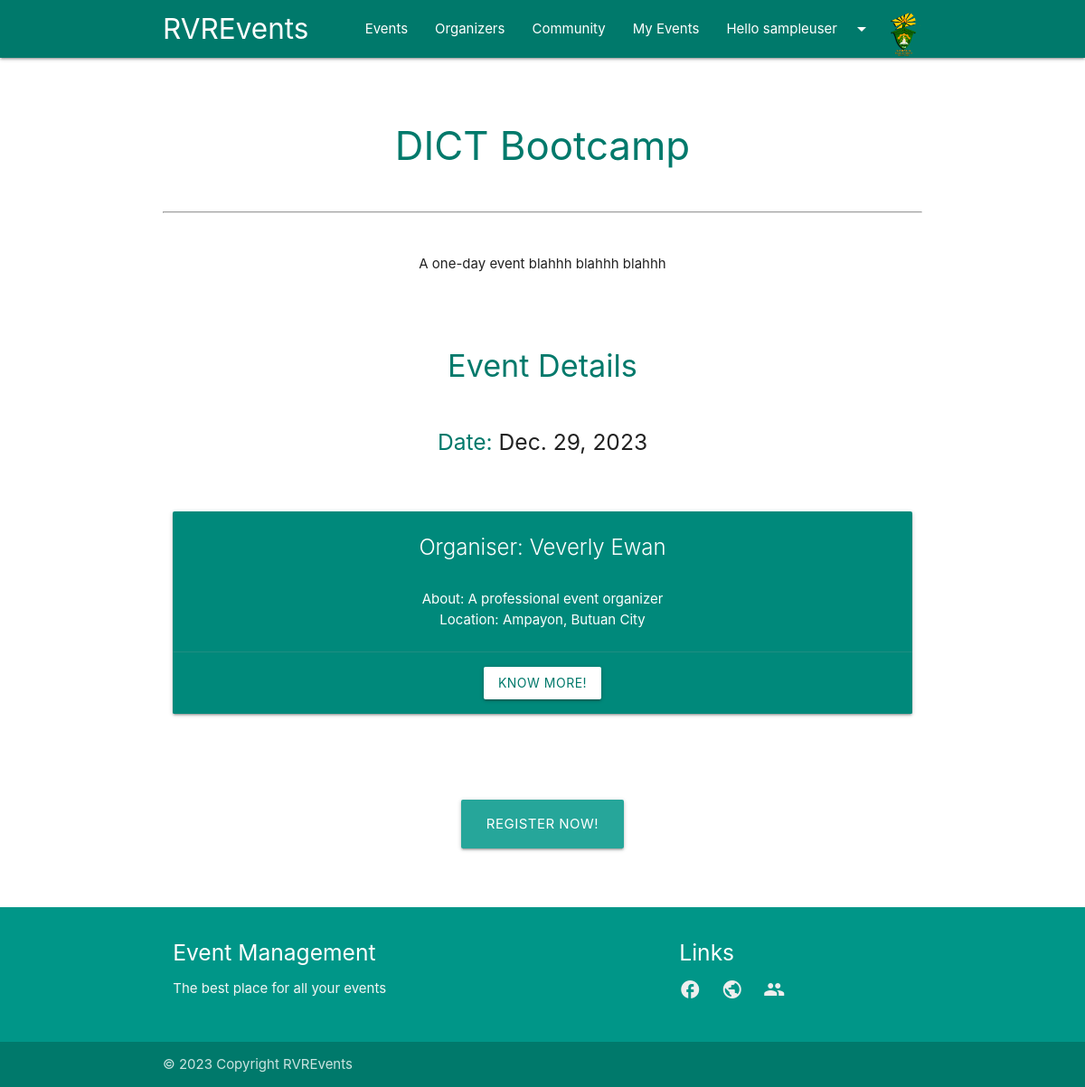
The app's page /view_event/3 (signed in) with its own data.
### ems/models.py (models this page shows, shortened)
class Participant(models.Model):
    GENDER = [
        ('Male', 'Male'),
        ('Female', 'Female'),
        ('Other', 'Other')
    ]
    user = models.OneToOneField(User, null=True, blank=True, on_delete=models.CASCADE)
    name = models.CharField(max_length=200, null=True)
    gender = models.CharField(max_length=100, choices=GENDER, null=True)
    profile_pic = models.ImageField(null=True, blank=True, default="profile_1.png")
    dob = models.DateField(null=True)
    joined_date = models.DateField(auto_now_add=True)

class Event(models.Model):
    CATEGORIES = [
        ('Conference', 'Conference'),
        ('Party', 'Party'),
        ('Seminar', 'Seminar'),
        ('Concert', 'Concert'),
    ]
    name = models.CharField(max_length=200)
    organiser = models.ForeignKey(Organiser, null=True, on_delete=models.CASCADE)
    description = models.TextField(max_length=500, null=True)
    category = models.CharField(max_length=200, choices=CATEGORIES)
    event_date = models.DateField()
    created_dated = models.DateField(auto_now_add=True)

class Organiser(models.Model):
    user = models.OneToOneField(User, null=True, on_delete=models.CASCADE)
    name = models.CharField(max_length=200, null=True)
    about = models.TextField(max_length=600, null=True)
    location = models.CharField(max_length=200, null=True)
    def __str__(self):
        return str(self.name)

### ems/decorators.py (the view)
        def wrapper_func(request, *args, **kwargs):
            group = None
            if request.user.groups.exists():
                group = request.user.groups.all()[0].name
            if group in allowed_roles:
                return view_func(request, *args, **kwargs)
            else:
                return render(request, 'auth/error.html')
            return view_func(request, *args, **kwargs)

### ems/templatetags/auth_extras.py (called while the page is built)
@register.filter(name='has_group')
def has_group(user, group_name):
    group = Group.objects.get(name=group_name)
    return True if group in user.groups.all() else False

### ems/views.py (called while the page is built)
@login_required(login_url='login')
@allowed_users(allowed_roles=['admin', 'participant', 'organiser'])
def view_event(request, pk):
    event = Event.objects.get(id=pk)
    number_participants = Registration.objects.all().filter(event=event)
    merchandise = event.organiser.item_set.all()
    context = {
        'event': event,
        'merchandise': merchandise,
        'number_participants': len(number_participants)
    }
    return render(request, 'ems/view/event.html', context)

### ems/templates/ems/view/event.html (shortened to what this page needs)
{% extends 'ems/main.html' %}
{% load static %}
{% block content %}
<div class="container">
    <div class="row center">
        <br><br>
        <h3 class="teal-text text-darken-2">{{ event.name }}</h3>
        <br>
        <hr>
        <br>
        <p>{{ event.description }}</p>
        <br><br>
        <h4 class="teal-text text-darken-2">Event Details</h4>
        <br>
        <h5><span class="teal-text text-darken-2">Date: </span>{{ event.event_date }}</h5>
        <br><br>
        <div class="col m12">
            <div class="card teal darken-1">
                <div class="card-content white-text">
                  <span class="card-title">Organiser: {{ event.organiser }}</span>
                  <p><br>About: {{ event.organiser.about }}</p>
                  <p>Location: {{ event.organiser.location }}</p>
                </div>
                <div class="card-action">
                  <a href="{% url 'organisers' %}" class="btn white teal-text text-darken-2">Know More!</a>
                </div>
            </div>
        </div>
        <div class="col m6">
        </div>
    </div>
    <br>
    <br>
    <div class="row center">
       <a href="#" class="btn btn-large" id="registerButton" data-event-id="{{ event.id }}">Register Now!</a>
    </div>
    <br><br>
</div>
{% endblock %}

### ems/templates/components/navbar.html (shortened to what this page needs)
{% load auth_extras %}
<nav class="teal darken-2">
    <div class="container">
        <div class="nav-wrapper">
            <a href="{% url 'home' %}" class="brand-logo">RVREvents {% if request.user.is_staff %}(Admin){% endif %}</a>
            <ul id="nav-mobile" class="right hide-on-med-and-down">
                <li><a href="{% url 'events' %}">Events</a></li>
                <li><a href="{% url 'organisers' %}">Organizers</a></li>
                <li><a href="{% url 'participants' %}">Community</a></li>
                {% if request.user|has_group:"participant" %}
                    <li><a href="{% url 'my_events' %}">My Events</a></li>
                {% endif %}
                {% if request.user.username %}
                    <li><a class="dropdown-trigger" href="#" data-target="dropdown1">Hello {{request.user.username}}<i class="material-icons right">arrow_drop_down</i></a></li>
                {% else %}
                    <li><a href="{% url 'login' %}">Login</a></li>
                {% endif %}
                {% if request.user|has_group:"participant" %}
                    <img src="{{ request.user.participant.profile_pic.url }}" alt="" width="40px" height="40px" style="padding-top: 10px;" class="responsive-img circle">
                {% endif %}
            </ul>
        </div>
    </div>
</nav>

### records on screen
Event: name "DICT Bootcamp", description "A one-day event blahhh blahhh blahhh", event_date "Dec. 29, 2023", organiser "Veverly Ewan", organiser.about "A professional event organizer", organiser.location "Ampayon, Butuan City"

### other values on screen
{{ request.user.username }} "sampleuser"
